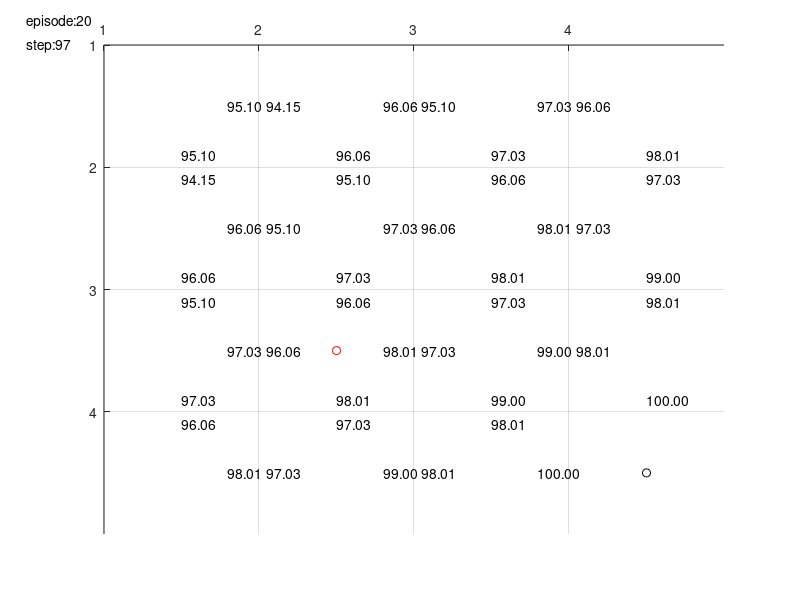

The MATLAB source for this figure:
function qlearn
% TODO: probability for movement
% TODO: traversal, debug info plot
% DONE: max steps per episode
% 

clc; clear all; close all;

%--------------------------------------------------------------------------
% 1) Create map, Draw the map
%
% It should show Q values, Destination.
% For each episode, update the Q values.
%--------------------------------------------------------------------------
global S; S = 7;
global G; G = 8;
global C; C = 1;
global O; O = 0;

small_map = ...
      [ C, C, C, C;
        C, C, C, C;
        C, S, C, C;
        C, C, C, G;
        ];
small_map2 = ...
      [ S, O, C;
        C, C, C;
        C, G, C;
        ];

small_map3 = ...
      [ S, C, C;
        O, C, C;
        C, C, G;
        ];

large_map = ...
      [ C, C, C, C, O, C, C, C, C, C;
        C, O, O, C, O, C, C, C, C, C;
        C, S, O, C, O, C, C, C, C, C;
        C, O, O, C, O, C, C, C, C, C;
        C, C, C, C, C, C, C, C, O, C;
        C, C, C, C, C, C, C, C, O, C;
        C, C, C, C, C, C, C, C, O, C;
        O, O, O, O, O, O, O, O, O, C;
        C, C, C, C, C, C, C, C, C, C;
        G, C, C, C, C, C, C, C, C, C;
        ];
map = small_map;


global ROW;
global COL;
[ROW,COL] = size(map);
display(sprintf('INFO: Map size = %d x %d',ROW,COL));
display(sprintf('INFO: 0 - obstacle | 1 - clear path | 7 - start | 8 - goal'));

%--------------------------------------------------------------------------
% 2) Validate map, and capture start, goal position
% Draw the map if valid
%--------------------------------------------------------------------------
num_start = 0;
num_goal = 0;
for r = 1:ROW
  for c = 1:COL
    if( map(r,c) == S )
      num_start = num_start + 1;
      start_r = r; start_c = c;
    end
    if( map(r,c) == G )
      num_goal = num_goal + 1;
      goal_r = r; goal_c = c;
    end
  end
end
if( num_start > 1 || num_goal > 1 )
  display('ERROR: Validate map: Too many start or goal');
  return;
end

% draw a map
axis([1 COL+1 1 ROW+1]);
grid on;
hold on;
set(gca,'XTick',[1:1:COL]);
set(gca,'YTick',[1:1:ROW]);
set(gca,'xaxislocation','top','ydir','reverse');

% plot start, goal, obstacles
plot(start_c+0.5,start_r+0.5,'ro');
plot(goal_c+0.5,goal_r+0.5,'ko');
for ri = 1:ROW
  for ci = 1:COL
    if(map(ri,ci)==O) % if it is a obstacle draw it
      plot(ci+0.5,ri+0.5,'kx');
    end
  end
end

%--------------------------------------------------------------------------
% 3) convert map into immediate reward matrix (node base) using following
%
%     100  - goal
%     0    - clear path
%     -inf - obstacle, self, not reachable, or diagonal...
%--------------------------------------------------------------------------
num_states = ROW*COL;
start_state = rc2indx(start_r,start_c);
goal_state = rc2indx(goal_r,goal_c);
R(num_states,num_states) = 0;

% 1st loop represent current node
% 2nd loop represent visiting node, check if it is clear path, or obstacle
for qx = 1:num_states
  [cr,cc] = indx2rc(qx);  % (c)urrent (r)ow and (c)ol
  if( map(cr,cc) == O ) % current node is an obstacle
    R(qx,:) = -inf;
    continue;
  end
  for qy = 1:num_states
    [vr,vc] = indx2rc(qy);
    if ( abs(vr-cr) == 1 && cc == vc ) % +/1 row
      if ( map(vr,vc) == C || map(vr,vc) == S )
        R(qx,qy) = 0;
      elseif( map(vr,vc) == G )
        R(qx,qy) = 100;
      else
        R(qx,qy) = -inf;
      end
    elseif (abs(vc-cc) == 1 && cr == vr ) % +/- col
      if ( map(vr,vc) == C || map(vr,vc) == S )
        R(qx,qy) = 0;
      elseif( map(vr,vc) == G )
        R(qx,qy) = 100;
      else
        R(qx,qy) = -inf;
      end
    else % diagonal
      R(qx,qy) = -inf;
    end
  end
end

R;

%--------------------------------------------------------------------------
% 4) set up constants alpha, gamma, probabilities of movement, 
%--------------------------------------------------------------------------
global EPISODES; EPISODES = 20;
display(sprintf('INFO: max episode %f',EPISODES));
global STEPS; STEPS = 150;
display(sprintf('INFO: max step %f',STEPS));
global ALPHA; ALPHA = [0.99]; % learning rate
display(sprintf('INFO: alpha %f',ALPHA));
global GAMMA; GAMMA = [0.99]; % discount rate
display(sprintf('INFO: gamma %f',GAMMA));


%--------------------------------------------------------------------------
% 5) loop thru num of EPISODES
%--------------------------------------------------------------------------
for param_i = 1:size(ALPHA,2)

textbox(ROW,COL) = struct('up',[],'down',[],'left',[],'right',[]);
episode_tb_hldr = [];
steps_tb_hldr = [];

Q = zeros(size(R));
for e = 1:EPISODES
  steps = 1; % reset the number of steps
  s = randperm(num_states,1); % current state
  if(isempty(episode_tb_hldr))
    episode_tb_hldr = text(0.5,0.8,sprintf('episode:%d',e));
  else
    set(episode_tb_hldr,'String',sprintf('episode:%d',e));
  end
  while ( s ~= goal_state && steps <= STEPS )
    
    if(isempty(steps_tb_hldr))
      steps_tb_hldr = text(0.5,1,sprintf('step:%d',steps));
    else
      set(steps_tb_hldr,'String',sprintf('step:%d',steps));
    end
    
    % policy for selecting action goes here
    % TODO: add different policy routine: greedy, e-greedy, softmax
    avail_actions = find(R(s,:) >= 0); % find num of possible actions or exploration bonus
    num_actions = size(avail_actions,2);
    if ( num_actions > 0 )
      action_taken = ( round(rand() * (num_actions - 1)) ) + 1;
    else
      break;  % started on an obstacle state
    end
    
    % transition function for observed state based on selected action
    fs = avail_actions(action_taken);
    
    % get maximum q value for all states
    q_max = max(Q,[],2);
    Q(s,fs) = Q(s,fs) + ALPHA(param_i) * ( R(s,fs) + GAMMA(param_i) * q_max(fs) - Q(s,fs) );


    textbox = plot_value(Q,s,fs,textbox);
    s = fs;
    steps = steps + 1;
  end
end


saveas(gcf,sprintf('a%0.2fg%0.2fe%d.jpg',ALPHA(param_i),GAMMA(param_i),EPISODES),'jpg');
end

Q;

%--------------------------------------------------------------------------
% 6) Traverse from any starting point
%--------------------------------------------------------------------------

function observed_state = transition_function(s,a)
global DESIRED_PR; DESIRED_PR = 0.6;
global OTHER_PR;   OTHER_PR   = 0.3;
global INPLACE_PR; INPLACE_PR = 0.1;

function textbox = plot_value(Q,s,fs,textbox)
% update plot
[r,c] = indx2rc(s);
[fr,fc] = indx2rc(fs);

str = sprintf('%0.2f', Q(s,fs));
if ( fr - r == 1 )  % r+1
  if(isempty(textbox(r,c).down))
    textbox(r,c).down = text(c+0.5, r+0.9,str);
  else
    set(textbox(r,c).down,'String',str);
  end
elseif ( r - fr == 1) % r-1
  if(isempty(textbox(r,c).up))
    textbox(r,c).up = text(c+0.5, r+0.1,str);
  else
    set(textbox(r,c).up,'String',str);
  end
elseif( fc - c == 1) % c+1
  if(isempty(textbox(r,c).right))
    textbox(r,c).right = text(c+0.8, r+0.5,str);
  else
    set(textbox(r,c).right,'String',str);
  end
elseif( c - fc == 1) % c-1
  if(isempty(textbox(r,c).left))
    textbox(r,c).left = text(c+0.05, r+0.5,str);
  else
    set(textbox(r,c).left,'String',str);
  end
else
  display('should not be here, bug');
end
%pause(0.001);
drawnow;


%--------------------------------------------------------------------------
% util
%--------------------------------------------------------------------------
function index = rc2indx(r,c)
global ROW;
global COL;
index = (r-1)*COL+c;

function [r,c] = indx2rc(i)
global ROW;
global COL;
r = ceil(i/COL);
c = mod(i,COL);
if( c == 0 )
  c = COL;
end
